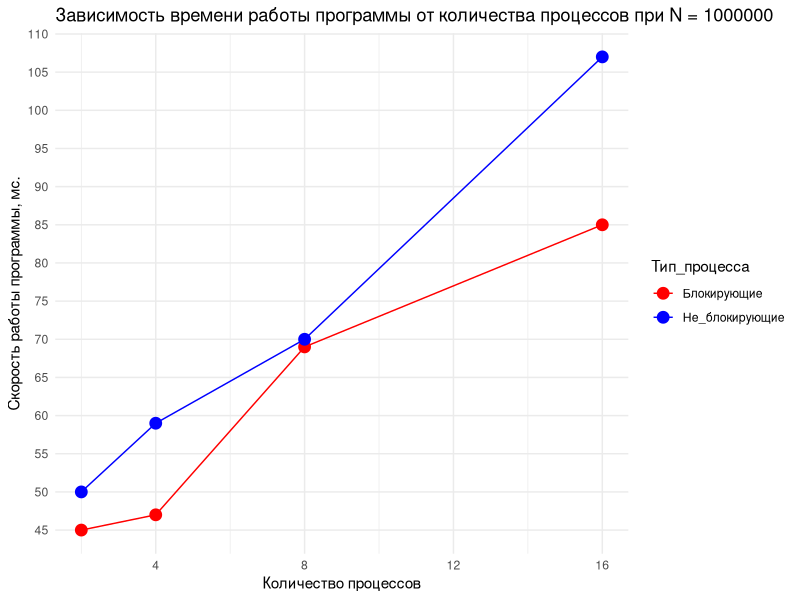

This figure's R source:
library(ggplot2)

data <- data.frame(
  Кол_процессов = c(16, 8, 4, 2, 16, 8, 4, 2),
  Скорость_работы = c(85, 69, 47, 45, 107, 70, 59, 50),
  Тип_процесса = factor(rep(c("Блокирующие", "Не_блокирующие"), each = 4))
)

ggplot(data, aes(x = Кол_процессов, y = Скорость_работы, color = Тип_процесса)) +
  geom_line() +
  geom_point(size = 3, shape = 21, stroke = 1, aes(fill = Тип_процесса)) +
  labs(
    x = "Количество процессов",
    y = "Скорость работы программы, мс.",
    title = "Зависимость времени работы программы от количества процессов при N = 1000000"
  ) +
  scale_color_manual(values = c("Блокирующие" = "red", "Не_блокирующие" = "blue")) +
  scale_fill_manual(values = c("Блокирующие" = "red", "Не_блокирующие" = "blue")) +
  scale_y_continuous(breaks = seq(0, 110, by = 5), minor_breaks = seq(0, 110, by = 5)) +
  theme_minimal()